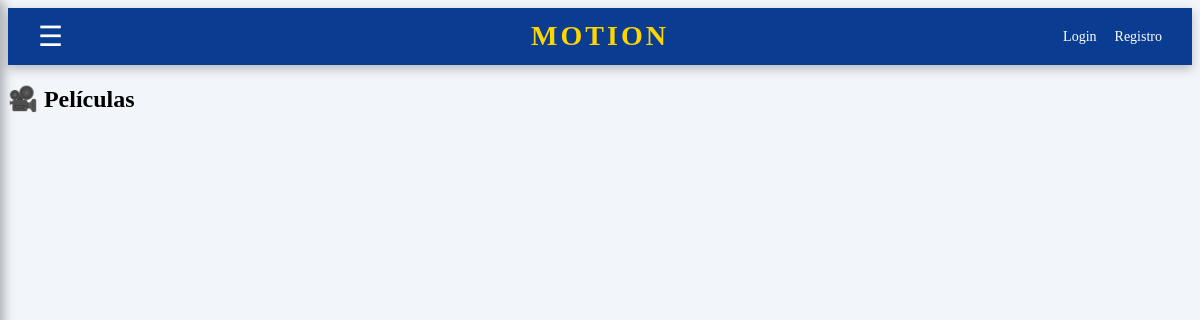
Page /categoria/4/ on the earlier database version.
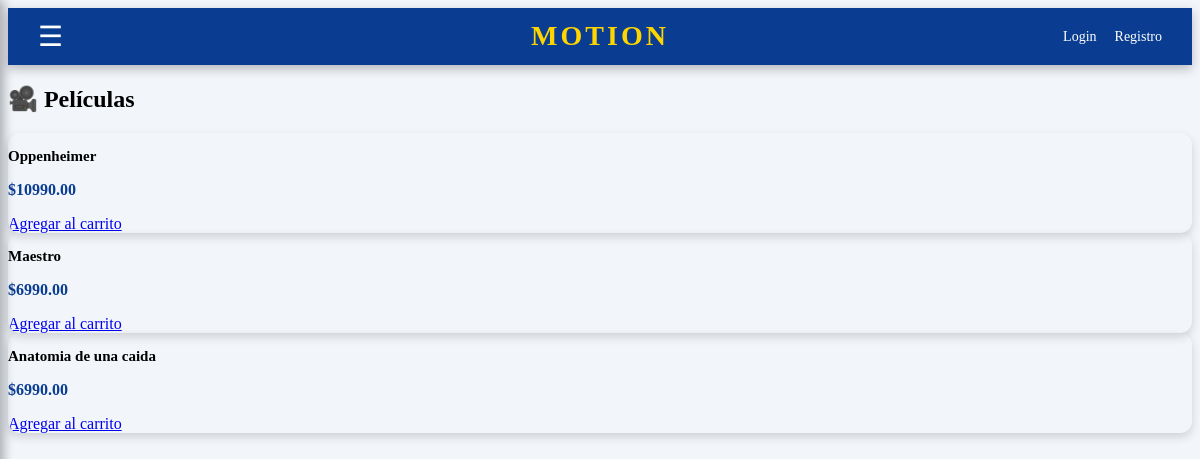
Same page on the later database version.
### tienda/models.py (models this page shows, shortened)
class Producto(models.Model):
    nombre = models.CharField(max_length=200)
    descripcion = models.TextField()
    precio = models.DecimalField(max_digits=10, decimal_places=2)
    stock = models.IntegerField()
    categoria = models.ForeignKey(Categoria, on_delete=models.CASCADE, related_name='productos')
    imagen = models.ImageField(upload_to='productos/', null=True, blank=True)
    activo = models.BooleanField(default=True)
    creado = models.DateTimeField(auto_now_add=True)

### tienda/views.py (the view)
# urls.py: path('categoria/<int:id>/', views.categoria_view, name='categoria'),
def categoria_view(request, id):
    categorias = Categoria.objects.all()
    productos = Producto.objects.filter(categoria_id=id, activo=True)
    return render(request, 'tienda/categoria.html', {
        'categorias': categorias,
        'productos': productos
    })

### tienda/templates/tienda/categoria.html (shortened to what this page needs)
{% load static %}
<!DOCTYPE html>
<html lang="es">
<head>
    <link rel="stylesheet" href="{% static 'tienda/css/motion.css' %}">
</head>
<body>
<nav class="motion-navbar">
    <div class="nav-left">
        <div class="hamburger" onclick="toggleMenu()">☰</div>
    </div>
    <div class="nav-center">
        <span class="brand-main">MOTION</span>
    </div>
    <div class="nav-right">
        {% if user.is_authenticated %}
            <a href="/carrito/">🛒 Carrito</a>
            <a href="/usuarios/logout/">Salir</a>
        {% else %}
            <a href="/usuarios/login/">Login</a>
            <a href="/usuarios/registro/">Registro</a>
        {% endif %}
    </div>
</nav>
<div class="motion-container">
    <h2 class="section-title">🎥 Películas</h2>
    <div class="movie-grid">
        {% for p in productos %}
        <div class="movie-card">
            <div class="movie-body">
                <h3 class="movie-title">{{ p.nombre }}</h3>
                <p class="movie-price">${{ p.precio }}</p>
                <a href="/carrito/agregar/{{ p.id }}/" class="movie-btn">Agregar al carrito</a>
            </div>
        </div>
        {% endfor %}
    </div>
</div>
</body>
</html>

### static/tienda/css/motion.css (style rules this page uses)
body { background:#f2f6fb; }
.motion-navbar { background: #0a3d91; display: grid; grid-template-columns: 1fr auto 1fr; align-items: center; padding: 12px 30px; color: white; box-shadow: 0 4px 10px rgba(0,0,0,0.25); position: relative; z-index: 1000; }
.nav-left { display:flex;align-items:center; }
.hamburger { font-size:28px; cursor:pointer; user-select:none; }
.nav-center { text-align:center;line-height:1.1; }
.brand-main { font-size:28px; font-weight:900; letter-spacing:3px; color:#ffd500; }
.nav-right { display:flex; justify-content:flex-end; align-items:center; gap:18px; }
.nav-right a { color:white; text-decoration:none; font-size:14px; transition:0.3s; }
.movie-card { border:none; border-radius:12px; overflow:hidden; box-shadow:0 4px 10px rgba(0,0,0,0.15); transition:0.3s; }
.movie-title { font-weight:600; font-size:15px; }
.movie-price { font-weight:700; color:#0a3d91; }

Differences in the rows shown:
added Producto: nombre "Oppenheimer", precio "10990.00"
added Producto: nombre "Maestro", precio "6990.00"
added Producto: nombre "Anatomia de una caida", precio "6990.00"
